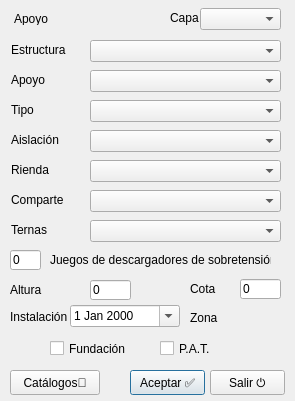
<?xml version="1.0" encoding="UTF-8"?>
<ui version="4.0">
 <class>Dialog</class>
 <widget class="QDialog" name="Dialog">
  <property name="windowModality">
   <enum>Qt::ApplicationModal</enum>
  </property>
  <property name="geometry">
   <rect>
    <x>0</x>
    <y>0</y>
    <width>295</width>
    <height>401</height>
   </rect>
  </property>
  <property name="windowTitle">
   <string>Apoyo</string>
  </property>
  <property name="inputMethodHints">
   <set>Qt::ImhNone</set>
  </property>
  <widget class="QComboBox" name="cmbCapa">
   <property name="geometry">
    <rect>
     <x>200</x>
     <y>8</y>
     <width>81</width>
     <height>22</height>
    </rect>
   </property>
  </widget>
  <widget class="QLineEdit" name="txtCota">
   <property name="geometry">
    <rect>
     <x>240</x>
     <y>279</y>
     <width>41</width>
     <height>20</height>
    </rect>
   </property>
   <property name="inputMethodHints">
    <set>Qt::ImhFormattedNumbersOnly</set>
   </property>
   <property name="text">
    <string>0</string>
   </property>
  </widget>
  <widget class="QDateEdit" name="datInstalacion">
   <property name="geometry">
    <rect>
     <x>70</x>
     <y>305</y>
     <width>110</width>
     <height>22</height>
    </rect>
   </property>
   <property name="calendarPopup">
    <bool>true</bool>
   </property>
  </widget>
  <widget class="QLabel" name="label">
   <property name="geometry">
    <rect>
     <x>14</x>
     <y>12</y>
     <width>47</width>
     <height>13</height>
    </rect>
   </property>
   <property name="text">
    <string>Apoyo</string>
   </property>
  </widget>
  <widget class="QLabel" name="lblPoste">
   <property name="geometry">
    <rect>
     <x>70</x>
     <y>11</y>
     <width>91</width>
     <height>16</height>
    </rect>
   </property>
   <property name="text">
    <string>&lt;automático&gt;</string>
   </property>
  </widget>
  <widget class="QComboBox" name="cmbEstructura">
   <property name="geometry">
    <rect>
     <x>90</x>
     <y>40</y>
     <width>191</width>
     <height>22</height>
    </rect>
   </property>
  </widget>
  <widget class="QLabel" name="label_3">
   <property name="geometry">
    <rect>
     <x>11</x>
     <y>42</y>
     <width>71</width>
     <height>16</height>
    </rect>
   </property>
   <property name="text">
    <string>Estructura</string>
   </property>
  </widget>
  <widget class="QLabel" name="label_4">
   <property name="geometry">
    <rect>
     <x>11</x>
     <y>72</y>
     <width>71</width>
     <height>16</height>
    </rect>
   </property>
   <property name="text">
    <string>Apoyo</string>
   </property>
  </widget>
  <widget class="QLabel" name="label_5">
   <property name="geometry">
    <rect>
     <x>170</x>
     <y>8</y>
     <width>31</width>
     <height>20</height>
    </rect>
   </property>
   <property name="text">
    <string>Capa</string>
   </property>
  </widget>
  <widget class="QLabel" name="lblZona">
   <property name="geometry">
    <rect>
     <x>222</x>
     <y>308</y>
     <width>90</width>
     <height>20</height>
    </rect>
   </property>
   <property name="frameShape">
    <enum>QFrame::NoFrame</enum>
   </property>
   <property name="text">
    <string>&lt;desc.&gt;</string>
   </property>
   <property name="alignment">
    <set>Qt::AlignLeading|Qt::AlignLeft|Qt::AlignVCenter</set>
   </property>
  </widget>
  <widget class="QLabel" name="label_9">
   <property name="geometry">
    <rect>
     <x>190</x>
     <y>281</y>
     <width>47</width>
     <height>16</height>
    </rect>
   </property>
   <property name="text">
    <string>Cota</string>
   </property>
  </widget>
  <widget class="QLabel" name="label_10">
   <property name="geometry">
    <rect>
     <x>10</x>
     <y>310</y>
     <width>80</width>
     <height>13</height>
    </rect>
   </property>
   <property name="text">
    <string>Instalación</string>
   </property>
  </widget>
  <widget class="QPushButton" name="cmdAceptar">
   <property name="geometry">
    <rect>
     <x>130</x>
     <y>370</y>
     <width>75</width>
     <height>25</height>
    </rect>
   </property>
   <property name="text">
    <string>Aceptar ✅</string>
   </property>
   <property name="shortcut">
    <string>Return</string>
   </property>
  </widget>
  <widget class="QLabel" name="lblSubzona">
   <property name="geometry">
    <rect>
     <x>330</x>
     <y>352</y>
     <width>91</width>
     <height>20</height>
    </rect>
   </property>
   <property name="frameShape">
    <enum>QFrame::NoFrame</enum>
   </property>
   <property name="text">
    <string/>
   </property>
   <property name="alignment">
    <set>Qt::AlignLeading|Qt::AlignLeft|Qt::AlignVCenter</set>
   </property>
  </widget>
  <widget class="QLabel" name="label_7">
   <property name="geometry">
    <rect>
     <x>50</x>
     <y>250</y>
     <width>221</width>
     <height>20</height>
    </rect>
   </property>
   <property name="text">
    <string>Juegos de descargadores de sobretensión</string>
   </property>
  </widget>
  <widget class="QLabel" name="label_8">
   <property name="geometry">
    <rect>
     <x>190</x>
     <y>310</y>
     <width>30</width>
     <height>16</height>
    </rect>
   </property>
   <property name="text">
    <string>Zona</string>
   </property>
  </widget>
  <widget class="QPushButton" name="cmdSalir">
   <property name="geometry">
    <rect>
     <x>210</x>
     <y>370</y>
     <width>75</width>
     <height>25</height>
    </rect>
   </property>
   <property name="text">
    <string>Salir ⏻</string>
   </property>
   <property name="shortcut">
    <string>Esc</string>
   </property>
  </widget>
  <widget class="QComboBox" name="cmbPoste">
   <property name="geometry">
    <rect>
     <x>90</x>
     <y>70</y>
     <width>191</width>
     <height>22</height>
    </rect>
   </property>
  </widget>
  <widget class="QLabel" name="label_12">
   <property name="geometry">
    <rect>
     <x>11</x>
     <y>102</y>
     <width>71</width>
     <height>16</height>
    </rect>
   </property>
   <property name="text">
    <string>Tipo</string>
   </property>
  </widget>
  <widget class="QComboBox" name="cmbTipo">
   <property name="geometry">
    <rect>
     <x>90</x>
     <y>100</y>
     <width>191</width>
     <height>22</height>
    </rect>
   </property>
  </widget>
  <widget class="QLabel" name="label_13">
   <property name="geometry">
    <rect>
     <x>11</x>
     <y>132</y>
     <width>71</width>
     <height>16</height>
    </rect>
   </property>
   <property name="text">
    <string>Aislación</string>
   </property>
  </widget>
  <widget class="QComboBox" name="cmbComparte">
   <property name="geometry">
    <rect>
     <x>90</x>
     <y>190</y>
     <width>191</width>
     <height>22</height>
    </rect>
   </property>
  </widget>
  <widget class="QComboBox" name="cmbAislacion">
   <property name="geometry">
    <rect>
     <x>90</x>
     <y>130</y>
     <width>191</width>
     <height>22</height>
    </rect>
   </property>
  </widget>
  <widget class="QLabel" name="label_14">
   <property name="geometry">
    <rect>
     <x>11</x>
     <y>162</y>
     <width>71</width>
     <height>16</height>
    </rect>
   </property>
   <property name="text">
    <string>Rienda</string>
   </property>
  </widget>
  <widget class="QLabel" name="label_15">
   <property name="geometry">
    <rect>
     <x>11</x>
     <y>192</y>
     <width>71</width>
     <height>16</height>
    </rect>
   </property>
   <property name="text">
    <string>Comparte</string>
   </property>
  </widget>
  <widget class="QComboBox" name="cmbRienda">
   <property name="geometry">
    <rect>
     <x>90</x>
     <y>160</y>
     <width>191</width>
     <height>22</height>
    </rect>
   </property>
  </widget>
  <widget class="QLabel" name="label_16">
   <property name="geometry">
    <rect>
     <x>11</x>
     <y>222</y>
     <width>71</width>
     <height>16</height>
    </rect>
   </property>
   <property name="text">
    <string>Ternas</string>
   </property>
  </widget>
  <widget class="QComboBox" name="cmbTernas">
   <property name="geometry">
    <rect>
     <x>90</x>
     <y>220</y>
     <width>191</width>
     <height>22</height>
    </rect>
   </property>
  </widget>
  <widget class="QLineEdit" name="txtDescargadores">
   <property name="geometry">
    <rect>
     <x>10</x>
     <y>250</y>
     <width>31</width>
     <height>20</height>
    </rect>
   </property>
   <property name="inputMethodHints">
    <set>Qt::ImhFormattedNumbersOnly</set>
   </property>
   <property name="text">
    <string>0</string>
   </property>
  </widget>
  <widget class="QCheckBox" name="chkFundacion">
   <property name="geometry">
    <rect>
     <x>50</x>
     <y>340</y>
     <width>91</width>
     <height>17</height>
    </rect>
   </property>
   <property name="text">
    <string>Fundación</string>
   </property>
   <property name="checked">
    <bool>false</bool>
   </property>
  </widget>
  <widget class="QCheckBox" name="chkPat">
   <property name="geometry">
    <rect>
     <x>160</x>
     <y>340</y>
     <width>61</width>
     <height>17</height>
    </rect>
   </property>
   <property name="text">
    <string>P.A.T.</string>
   </property>
   <property name="checked">
    <bool>false</bool>
   </property>
  </widget>
  <widget class="QLineEdit" name="txtAltura">
   <property name="geometry">
    <rect>
     <x>90</x>
     <y>280</y>
     <width>41</width>
     <height>20</height>
    </rect>
   </property>
   <property name="inputMethodHints">
    <set>Qt::ImhFormattedNumbersOnly</set>
   </property>
   <property name="text">
    <string>0</string>
   </property>
  </widget>
  <widget class="QLabel" name="label_17">
   <property name="geometry">
    <rect>
     <x>10</x>
     <y>282</y>
     <width>81</width>
     <height>16</height>
    </rect>
   </property>
   <property name="text">
    <string>Altura</string>
   </property>
  </widget>
  <widget class="QPushButton" name="cmdNuevo">
   <property name="geometry">
    <rect>
     <x>10</x>
     <y>370</y>
     <width>90</width>
     <height>25</height>
    </rect>
   </property>
   <property name="text">
    <string>Catálogos📝</string>
   </property>
  </widget>
 </widget>
 <resources/>
 <connections/>
</ui>
